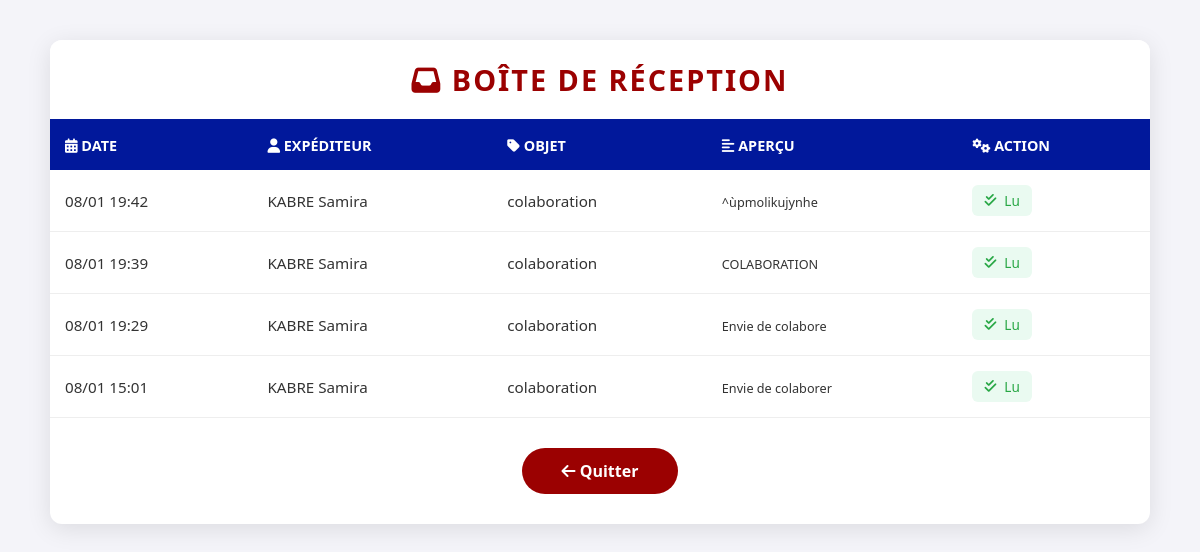
Screenshot of /message with the database file from the repository.
### users/models.py (models this page shows, shortened)
class ContactMessage(models.Model):
    nom = models.CharField(max_length=100)
    email = models.EmailField()
    objet = models.CharField(max_length=200)
    message = models.TextField()
    date_envoi = models.DateTimeField(auto_now_add=True)
    lu = models.BooleanField(default=False)
    class Meta:
        ordering = ['-date_envoi']

### users/views.py (the view)
# urls.py: path('message', views.message, name='message'),
def message(request):
    message = ContactMessage.objects.all().order_by('-date_envoi')
    non_lus_count = ContactMessage.objects.filter(lu=False).count()
    return render(request, 'comptes/message.html', context={'message': message, 'non_lus_count': non_lus_count})

### users/templates/comptes/message.html (shortened to what this page needs)
<!DOCTYPE html>
<html lang="fr">
<head>
    <link rel="stylesheet" href="https://cdnjs.cloudflare.com/ajax/libs/font-awesome/6.4.2/css/all.min.css">
</head>
<body>
{% block content %}
<div class="principale">
    <div class="titre">
        <h1><i class="fas fa-inbox"></i> Boîte de réception</h1>
    </div>
    <table>
        <thead>
            <tr>
                <th><i class="fas fa-calendar-alt"></i> Date</th>
                <th><i class="fas fa-user"></i> Expéditeur</th>
                <th><i class="fas fa-tag"></i> Objet</th>
                <th><i class="fas fa-align-left"></i> Aperçu</th>
                <th><i class="fas fa-cogs"></i> Action</th>
            </tr>
       </thead>
        <tbody>
            {% for msg in message %}
                <tr class="{% if not msg.lu %}non-lu{% endif %}">
                    <td>{{ msg.date_envoi|date:"d/m H:i" }}</td>
                    <td>{{ msg.nom }}</td>
                    <td>{{ msg.objet }}</td>
                    <td><small>{{ msg.message|truncatewords:6 }}</small></td>
                    <td>
                        <a href="{% url 'detail_message' msg.pk %}" class="btn-action {% if msg.lu %}status-read{% else %}status-unread{% endif %}">
                        {% if msg.lu %}
                            <i class="fas fa-check-double"></i> Lu
                        {% else %}
                            <i class="fas fa-envelope-open-text"></i> Lire
                        {% endif %}
                        </a>
                    </td>
                </tr>
                {% empty %}
                <tr><td colspan="5" class="td-empty-state">Aucun message reçu pour le moment.</td></tr>
            {% endfor %}
        </tbody>
    </table>
    <div class="lien">
        <a href="{% url 'Tableau_de_bord' %}"><i class="fas fa-arrow-left"></i> Quitter</a>
    </div>
</div>
{% endblock %}
</body>
</html>

### users/templates/comptes/message.html (style rules this page uses)
* { margin: 0; padding: 0; font-family: 'Segoe UI', Roboto, sans-serif; box-sizing: border-box; }
body { background: #f4f4f9; color: #333; padding: 40px 20px; }
.principale { max-width: 1100px; margin: 0 auto; background: white; border-radius: 12px; box-shadow: 0 5px 25px rgba(0,0,0,0.1); overflow: hidden; }
.titre { border-bottom: 2px solid #01189bff; padding: 20px; background: #fff; }
h1 { text-align: center; font-size: 1.8em; color: #9b0101ff; text-transform: uppercase; letter-spacing: 2px; }
table { width: 100%; border-collapse: collapse; }
thead { background-color: #01189bff; color: white; }
th { padding: 15px; text-align: left; font-size: 0.9rem; text-transform: uppercase; }
td { padding: 15px; border-bottom: 1px solid #eee; font-size: 0.95rem; vertical-align: middle; }
.btn-action { text-decoration: none; padding: 6px 12px; border-radius: 6px; font-size: 0.85rem; display: inline-flex; align-items: center; gap: 8px; transition: 0.3s; }
.status-read { color: #28a745; background: #eafaf1; }
.lien { padding: 30px; text-align: center; }
.lien a { display: inline-block; text-decoration: none; background-color: #9b0101ff; padding: 12px 40px; color: white; border-radius: 30px; transition: all 0.3s ease; font-weight: bold; }

### rows the page displays
ContactMessage: date_envoi "08/01 19:42", nom "KABRE Samira", objet "colaboration", message "^ùpmolikujynhe", lu True (drawn)
ContactMessage: date_envoi "08/01 19:39", nom "KABRE Samira", objet "colaboration", message "COLABORATION", lu True (drawn)
ContactMessage: date_envoi "08/01 19:29", nom "KABRE Samira", objet "colaboration", message "Envie de colabore", lu True (drawn)
ContactMessage: date_envoi "08/01 15:01", nom "KABRE Samira", objet "colaboration", message "Envie de colaborer", lu True (drawn)
